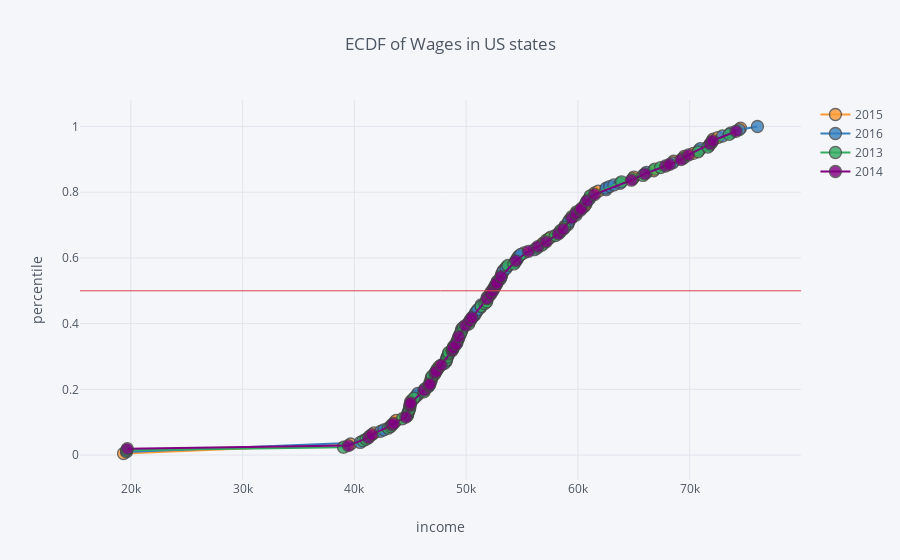

Notebook code for this chart:
### Code cell
df = ecdf(wages, 'income')
df['year'] = df['year'].astype(str)
df.iplot(x='income', y='y', mode='markers+lines', categories='year', hline=[0.5],
         xTitle='income', yTitle='percentile', title='ECDF of Wages in US states')
